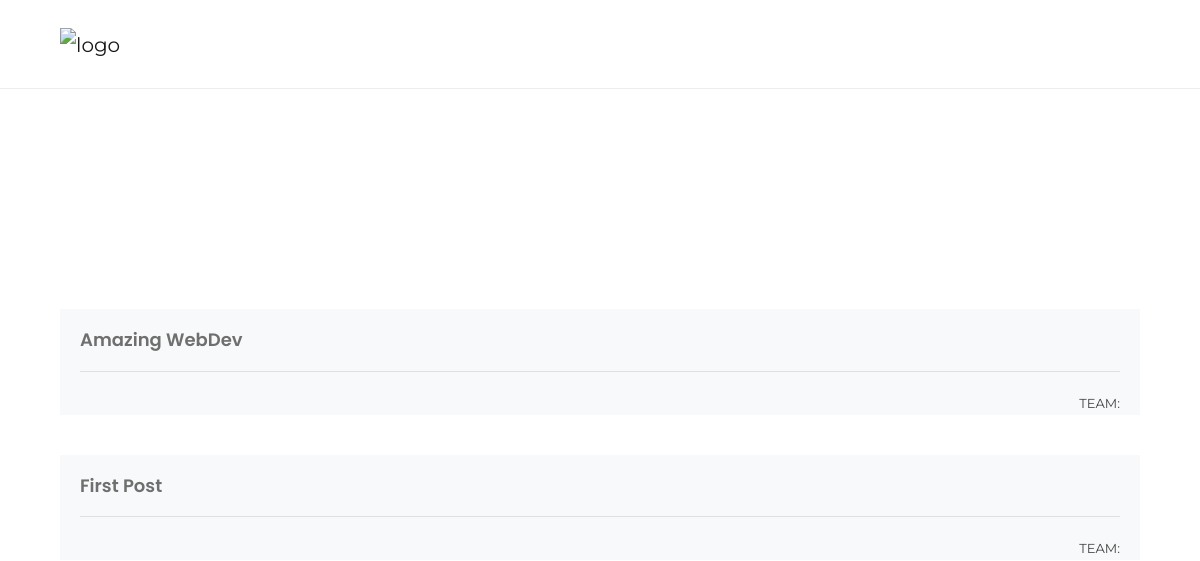
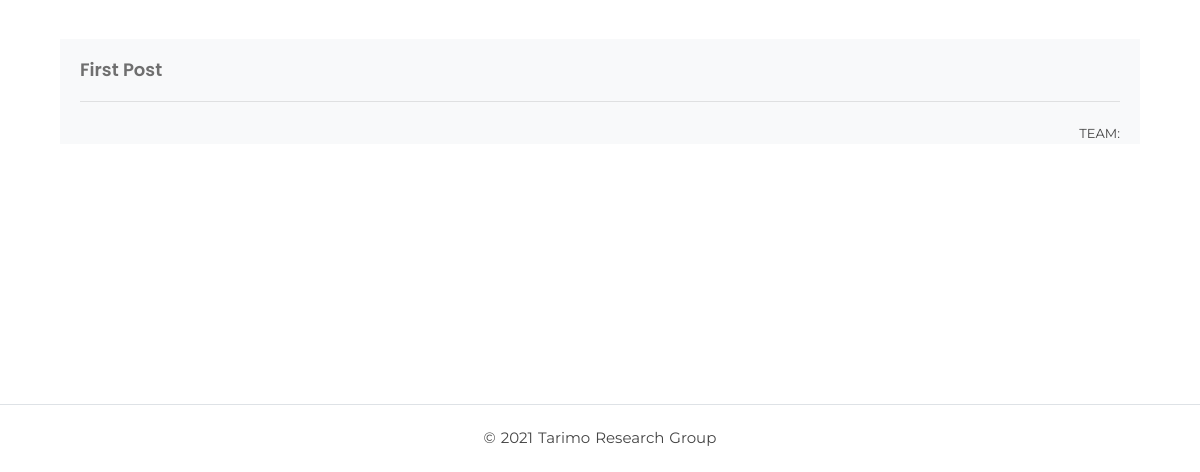
/publications/, run on an earlier commit of the app's database (2 pictures, top to bottom).
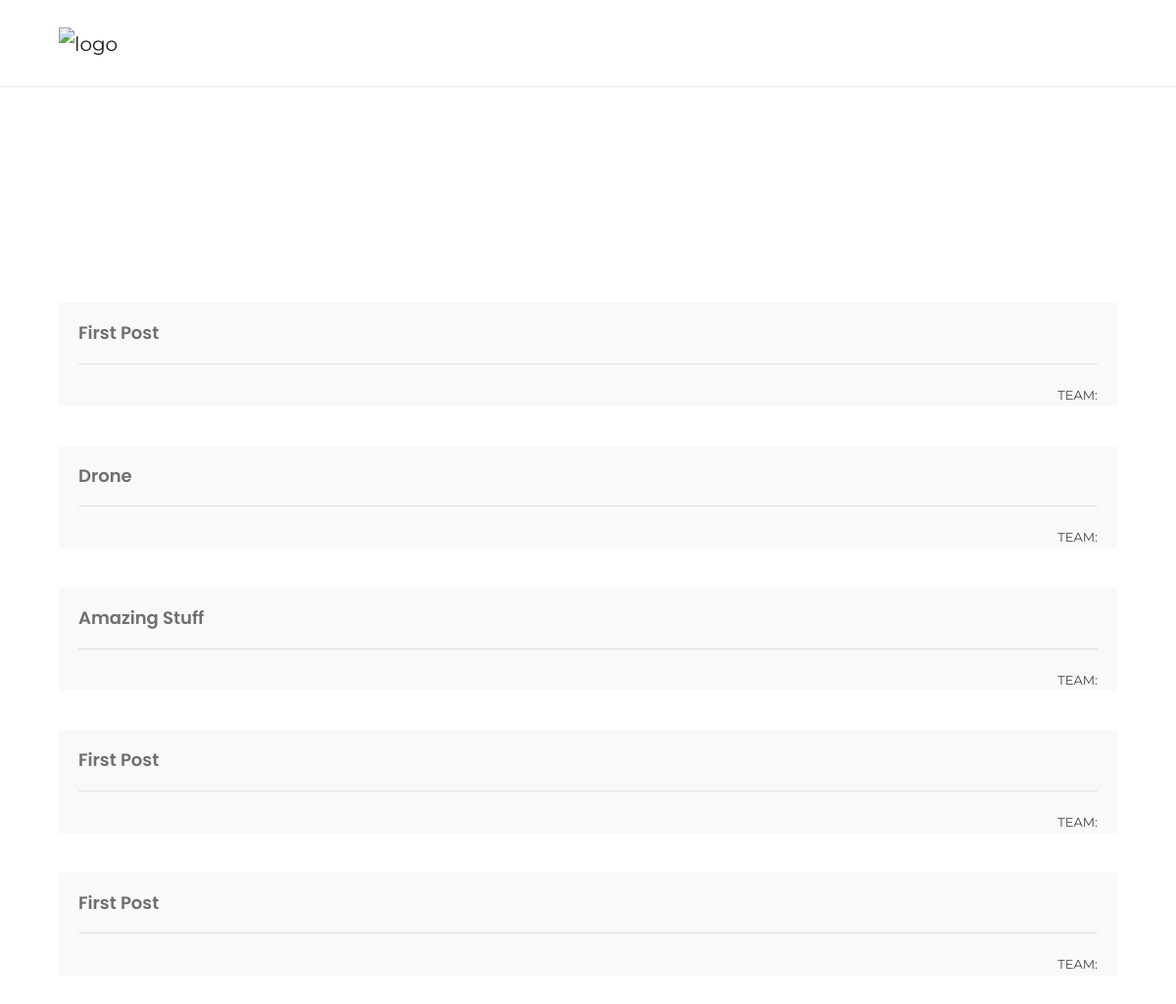
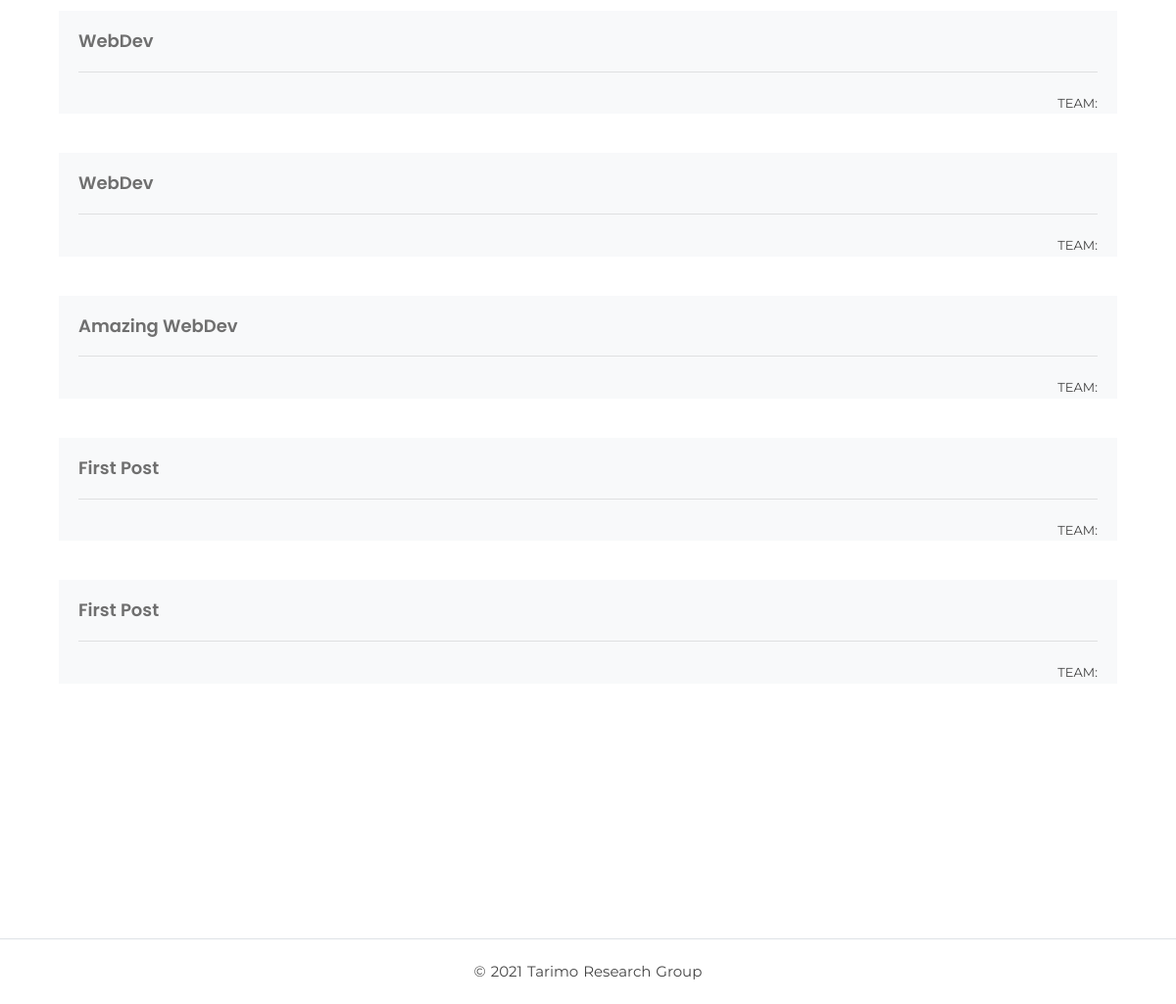
And on a later commit of the database (2 pictures, top to bottom).
### research_site/models.py (models this page shows, shortened)
class Publication(models.Model):
	title = models.CharField(max_length=400)
	author = models.CharField(max_length=400)
	pub_link = models.CharField(max_length=1000)
	abstract = models.TextField()
	created_date = models.DateTimeField(auto_now_add=True,verbose_name="Creation Date")
	success_url = reverse_lazy('publications')
	slug = models.SlugField(unique=True, blank=True, null=True)
	class Meta:
		ordering = ('-created_date',)

### research_site/views.py (the view)
# urls.py: path('publications/', PublicationView.as_view(), name='publications'),
class PublicationView(ListView):
    model = Publication
    template_name = 'publications.html'
    context_object_name = "publications"

### templates/publications.html (shortened to what this page needs)
{% extends "base.html" %}
{% block content %}
<section>
      {% for publication in publications %}
  <div class="card margin-40px-bottom border-0 bg-light rounded-0">
      <div class="row no-gutters list-blog">
          <div class="col-md-12">
              <div class="card-body">
                  <h5><a href="{% url 'publication_detail' publication.slug %}" target="blank">{{ publication.title }}</a></h5>
                  <div class="meta">
                      <span class="author">Team:
                      </span>
                  </div>
              </div>
          </div>
      </div>
  </div>
{% endfor %}
</section>
{% endblock %}

What changed in the data, as far as the page shows it:
added Publication: title "First Post"
added Publication: title "Drone"
added Publication: title "Amazing Stuff"
added Publication: title "First Post"
added Publication: title "First Post"
added Publication: title "WebDev"
added Publication: title "WebDev"
